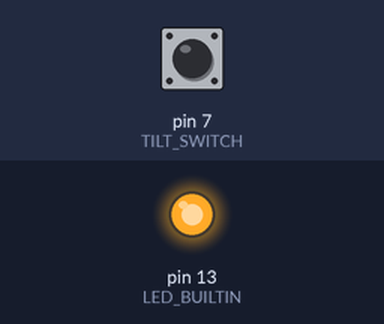
Simulated run of this sketch. Board: Arduino Uno, built with avr-gcc and run on an emulated ATmega328P. On the bench: output pins drawn as LEDs (lit = HIGH). Inputs (shaded band) come from the test bench; at power-on: pin 7 (TILT_SWITCH) HIGH.

Above: at 1.8 s.
1.9 s: pin 7 (TILT_SWITCH) pulled LOW for 0.6 s
At 2.4 s:
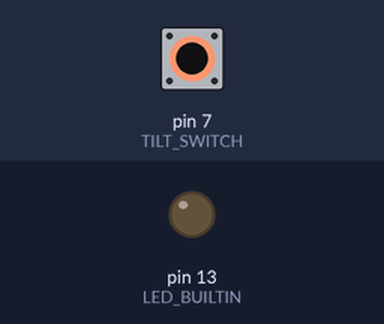
4.0 s: pin 7 (TILT_SWITCH) pulled LOW for 3.2 s
At 8.2 s:
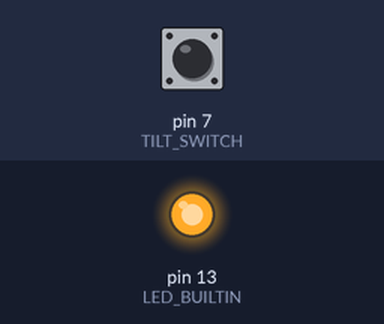
Timing chart, 0 to 9.7 s (numbered marks = the images above; inputs shaded):
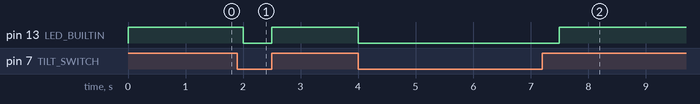

The sketch:

tilt-switch.ino
```cpp
#define TILT_SWITCH 7

void setup() {
    pinMode(LED_BUILTIN, OUTPUT);
    pinMode(TILT_SWITCH, INPUT_PULLUP);
}

void loop() {
    if (digitalRead(TILT_SWITCH) == HIGH) {
        digitalWrite(LED_BUILTIN, HIGH);
        delay(500); // for switch bounce
    } else {
        digitalWrite(LED_BUILTIN, LOW);
        delay(500);
    }
}
```

Measured:
- after the input at 1.9 s, pin 13 (LED_BUILTIN): HIGH → LOW after 0.10 s, → HIGH 0.50 s later
- after the input at 4.0 s, pin 13 (LED_BUILTIN): HIGH → LOW at once, → HIGH 3.5 s later
